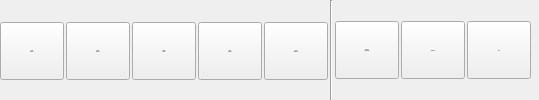
        <widget class="QWidget" name="TabFile">
         <property name="font">
          <font>
           <family>Sans Serif</family>
           <pointsize>8</pointsize>
          </font>
         </property>
         <attribute name="title">
          <string>File</string>
         </attribute>
         <layout class="QHBoxLayout" name="horizontalLayout_4">
          <property name="spacing">
           <number>2</number>
          </property>
          <property name="margin">
           <number>0</number>
          </property>
          <item>
           <widget class="QToolButton" name="Action_New_BT">
            <property name="sizePolicy">
             <sizepolicy hsizetype="Fixed" vsizetype="Fixed">
              <horstretch>0</horstretch>
              <verstretch>0</verstretch>
             </sizepolicy>
            </property>
            <property name="minimumSize">
             <size>
              <width>64</width>
              <height>58</height>
             </size>
            </property>
            <property name="maximumSize">
             <size>
              <width>16777215</width>
              <height>56</height>
             </size>
            </property>
            <property name="font">
             <font>
              <pointsize>-1</pointsize>
             </font>
            </property>
            <property name="toolTip">
             <string>Create a new empty project (Ctrl+N)</string>
            </property>
            <property name="text">
             <string>New
project</string>
            </property>
            <property name="icon">
             <iconset resource="../../RSCffDiaporama.qrc">
              <normaloff>:/img/filenew.png</normaloff>:/img/filenew.png</iconset>
            </property>
            <property name="iconSize">
             <size>
              <width>24</width>
              <height>24</height>
             </size>
            </property>
            <property name="toolButtonStyle">
             <enum>Qt::ToolButtonTextUnderIcon</enum>
            </property>
           </widget>
          </item>
          <item>
           <widget class="QToolButton" name="Action_Open_BT">
            <property name="sizePolicy">
             <sizepolicy hsizetype="Fixed" vsizetype="Fixed">
              <horstretch>0</horstretch>
              <verstretch>0</verstretch>
             </sizepolicy>
            </property>
            <property name="minimumSize">
             <size>
              <width>64</width>
              <height>58</height>
             </size>
            </property>
            <property name="maximumSize">
             <size>
              <width>16777215</width>
              <height>56</height>
             </size>
            </property>
            <property name="font">
             <font>
              <pointsize>-1</pointsize>
             </font>
            </property>
            <property name="toolTip">
             <string>Open a previously saved project (Ctrl+O)</string>
            </property>
            <property name="text">
             <string>Open
project</string>
            </property>
            <property name="icon">
             <iconset resource="../../RSCffDiaporama.qrc">
              <normaloff>:/img/fileopen.png</normaloff>:/img/fileopen.png</iconset>
            </property>
            <property name="iconSize">
             <size>
              <width>24</width>
              <height>24</height>
             </size>
            </property>
            <property name="toolButtonStyle">
             <enum>Qt::ToolButtonTextUnderIcon</enum>
            </property>
           </widget>
          </item>
          <item>
           <widget class="QToolButton" name="Action_OpenRecent_BT">
            <property name="sizePolicy">
             <sizepolicy hsizetype="Fixed" vsizetype="Fixed">
              <horstretch>0</horstretch>
              <verstretch>0</verstretch>
             </sizepolicy>
            </property>
            <property name="minimumSize">
             <size>
              <width>64</width>
              <height>58</height>
             </size>
            </property>
            <property name="maximumSize">
             <size>
              <width>16777215</width>
              <height>56</height>
             </size>
            </property>
            <property name="font">
             <font>
              <pointsize>-1</pointsize>
             </font>
            </property>
            <property name="toolTip">
             <string>Open a recently used project file</string>
            </property>
            <property name="text">
             <string>Open
recent</string>
            </property>
            <property name="icon">
             <iconset resource="../../RSCffDiaporama.qrc">
              <normaloff>:/img/filerecent.png</normaloff>:/img/filerecent.png</iconset>
            </property>
            <property name="iconSize">
             <size>
              <width>24</width>
              <height>24</height>
             </size>
            </property>
            <property name="toolButtonStyle">
             <enum>Qt::ToolButtonTextUnderIcon</enum>
            </property>
           </widget>
          </item>
          <item>
           <widget class="QToolButton" name="Action_Save_BT">
            <property name="sizePolicy">
             <sizepolicy hsizetype="Fixed" vsizetype="Fixed">
              <horstretch>0</horstretch>
              <verstretch>0</verstretch>
             </sizepolicy>
            </property>
            <property name="minimumSize">
             <size>
              <width>64</width>
              <height>58</height>
             </size>
            </property>
            <property name="maximumSize">
             <size>
              <width>16777215</width>
              <height>56</height>
             </size>
            </property>
            <property name="font">
             <font>
              <pointsize>-1</pointsize>
             </font>
            </property>
            <property name="toolTip">
             <string>Save current project (Ctrl+S)</string>
            </property>
            <property name="text">
             <string>Save
project</string>
            </property>
            <property name="icon">
             <iconset resource="../../RSCffDiaporama.qrc">
              <normaloff>:/img/filesave.png</normaloff>:/img/filesave.png</iconset>
            </property>
            <property name="iconSize">
             <size>
              <width>24</width>
              <height>24</height>
             </size>
            </property>
            <property name="toolButtonStyle">
             <enum>Qt::ToolButtonTextUnderIcon</enum>
            </property>
           </widget>
          </item>
          <item>
           <widget class="QToolButton" name="ActionSave_as_BT">
            <property name="sizePolicy">
             <sizepolicy hsizetype="Fixed" vsizetype="Fixed">
              <horstretch>0</horstretch>
              <verstretch>0</verstretch>
             </sizepolicy>
            </property>
            <property name="minimumSize">
             <size>
              <width>64</width>
              <height>58</height>
             </size>
            </property>
            <property name="maximumSize">
             <size>
              <width>16777215</width>
              <height>56</height>
             </size>
            </property>
            <property name="font">
             <font>
              <pointsize>-1</pointsize>
             </font>
            </property>
            <property name="toolTip">
             <string>Save current project to a new project file</string>
            </property>
            <property name="text">
             <string>Save
project as</string>
            </property>
            <property name="icon">
             <iconset resource="../../RSCffDiaporama.qrc">
              <normaloff>:/img/filesaveas.png</normaloff>:/img/filesaveas.png</iconset>
            </property>
            <property name="iconSize">
             <size>
              <width>24</width>
              <height>24</height>
             </size>
            </property>
            <property name="toolButtonStyle">
             <enum>Qt::ToolButtonTextUnderIcon</enum>
            </property>
           </widget>
          </item>
          <item>
           <widget class="Line" name="line">
            <property name="orientation">
             <enum>Qt::Vertical</enum>
            </property>
           </widget>
          </item>
          <item>
           <widget class="QToolButton" name="Action_PrjProperties_BT">
            <property name="minimumSize">
             <size>
              <width>64</width>
              <height>58</height>
             </size>
            </property>
            <property name="font">
             <font>
              <pointsize>-1</pointsize>
             </font>
            </property>
            <property name="toolTip">
             <string>Define project properties</string>
            </property>
            <property name="text">
             <string>Project
properties</string>
            </property>
            <property name="icon">
             <iconset resource="../../RSCffDiaporama.qrc">
              <normaloff>:/img/PrjProperties.png</normaloff>:/img/PrjProperties.png</iconset>
            </property>
            <property name="iconSize">
             <size>
              <width>24</width>
              <height>24</height>
             </size>
            </property>
            <property name="toolButtonStyle">
             <enum>Qt::ToolButtonTextUnderIcon</enum>
            </property>
           </widget>
          </item>
          <item>
           <widget class="QToolButton" name="ActionConfiguration_BT">
            <property name="sizePolicy">
             <sizepolicy hsizetype="Fixed" vsizetype="Fixed">
              <horstretch>0</horstretch>
              <verstretch>56</verstretch>
             </sizepolicy>
            </property>
            <property name="minimumSize">
             <size>
              <width>64</width>
              <height>58</height>
             </size>
            </property>
            <property name="font">
             <font>
              <pointsize>-1</pointsize>
             </font>
            </property>
            <property name="toolTip">
             <string>Change application and project settings</string>
            </property>
            <property name="text">
             <string>Settings</string>
            </property>
            <property name="icon">
             <iconset resource="../../RSCffDiaporama.qrc">
              <normaloff>:/img/config.png</normaloff>:/img/config.png</iconset>
            </property>
            <property name="iconSize">
             <size>
              <width>24</width>
              <height>24</height>
             </size>
            </property>
            <property name="toolButtonStyle">
             <enum>Qt::ToolButtonTextUnderIcon</enum>
            </property>
           </widget>
          </item>
          <item>
           <widget class="QToolButton" name="Action_Exit_BT">
            <property name="sizePolicy">
             <sizepolicy hsizetype="Fixed" vsizetype="Fixed">
              <horstretch>0</horstretch>
              <verstretch>56</verstretch>
             </sizepolicy>
            </property>
            <property name="minimumSize">
             <size>
              <width>64</width>
              <height>58</height>
             </size>
            </property>
            <property name="font">
             <font>
              <pointsize>-1</pointsize>
             </font>
            </property>
            <property name="toolTip">
             <string>Exit application (Ctrl+W)</string>
            </property>
            <property name="text">
             <string>Exit</string>
            </property>
            <property name="icon">
             <iconset resource="../../RSCffDiaporama.qrc">
              <normaloff>:/img/exit.png</normaloff>:/img/exit.png</iconset>
            </property>
            <property name="iconSize">
             <size>
              <width>24</width>
              <height>24</height>
             </size>
            </property>
            <property name="toolButtonStyle">
             <enum>Qt::ToolButtonTextUnderIcon</enum>
            </property>
           </widget>
          </item>
          <item>
           <widget class="QLabel" name="label">
            <property name="text">
             <string notr="true"/>
            </property>
           </widget>
          </item>
         </layout>
        </widget>
